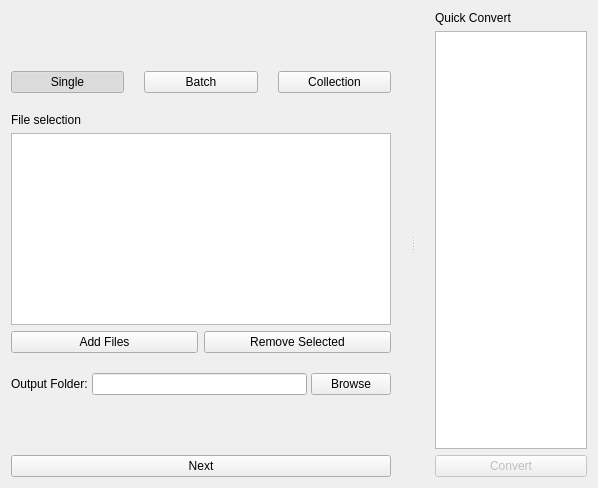
      <widget class="QWidget" name="page_0">
       <layout class="QVBoxLayout" name="verticalLayout_2">
        <item>
         <widget class="QSplitter" name="splitter">
          <property name="orientation">
           <enum>Qt::Orientation::Horizontal</enum>
          </property>
          <widget class="QWidget" name="mainLeftPanel" native="true">
           <property name="minimumSize">
            <size>
             <width>400</width>
             <height>0</height>
            </size>
           </property>
           <layout class="QVBoxLayout" name="verticalLayout_3">
            <property name="spacing">
             <number>20</number>
            </property>
            <property name="leftMargin">
             <number>0</number>
            </property>
            <property name="topMargin">
             <number>0</number>
            </property>
            <property name="rightMargin">
             <number>20</number>
            </property>
            <property name="bottomMargin">
             <number>0</number>
            </property>
            <item>
             <layout class="QHBoxLayout" name="settingsRow">
              <item>
               <widget class="QPushButton" name="buttonSettings">
                <property name="minimumSize">
                 <size>
                  <width>24</width>
                  <height>24</height>
                 </size>
                </property>
                <property name="maximumSize">
                 <size>
                  <width>36</width>
                  <height>36</height>
                 </size>
                </property>
                <property name="toolTip">
                 <string>Settings</string>
                </property>
                <property name="text">
                 <string notr="true"/>
                </property>
                <property name="icon">
                 <iconset resource="../resources.qrc">
                  <normaloff>:/res/icons/settings_dark.svg</normaloff>:/res/icons/settings_dark.svg</iconset>
                </property>
                <property name="iconSize">
                 <size>
                  <width>36</width>
                  <height>36</height>
                 </size>
                </property>
                <property name="flat">
                 <bool>true</bool>
                </property>
                <property name="iconButton" stdset="0">
                 <bool>true</bool>
                </property>
               </widget>
              </item>
              <item>
               <spacer name="horizontalSpacer">
                <property name="orientation">
                 <enum>Qt::Orientation::Horizontal</enum>
                </property>
                <property name="sizeHint" stdset="0">
                 <size>
                  <width>40</width>
                  <height>20</height>
                 </size>
                </property>
               </spacer>
              </item>
             </layout>
            </item>
            <item>
             <spacer name="verticalSpacer_2">
              <property name="orientation">
               <enum>Qt::Orientation::Vertical</enum>
              </property>
              <property name="sizeType">
               <enum>QSizePolicy::Policy::Fixed</enum>
              </property>
              <property name="sizeHint" stdset="0">
               <size>
                <width>20</width>
                <height>16</height>
               </size>
              </property>
             </spacer>
            </item>
            <item>
             <layout class="QHBoxLayout" name="modalButtonRow">
              <property name="topMargin">
               <number>0</number>
              </property>
              <item>
               <widget class="QPushButton" name="modeSingleButton">
                <property name="text">
                 <string>Single</string>
                </property>
                <property name="checkable">
                 <bool>true</bool>
                </property>
                <property name="checked">
                 <bool>true</bool>
                </property>
               </widget>
              </item>
              <item>
               <widget class="QPushButton" name="modeBatchButton">
                <property name="text">
                 <string>Batch</string>
                </property>
                <property name="checkable">
                 <bool>true</bool>
                </property>
               </widget>
              </item>
              <item>
               <widget class="QPushButton" name="modeCollectionButton">
                <property name="text">
                 <string>Collection</string>
                </property>
                <property name="checkable">
                 <bool>true</bool>
                </property>
               </widget>
              </item>
             </layout>
            </item>
            <item>
             <layout class="QVBoxLayout" name="fileSelection">
              <property name="spacing">
               <number>6</number>
              </property>
              <item>
               <widget class="QLabel" name="labelFileSelection">
                <property name="text">
                 <string>File selection</string>
                </property>
               </widget>
              </item>
              <item>
               <widget class="QListWidget" name="listWidgetFileInput"/>
              </item>
              <item>
               <layout class="QHBoxLayout" name="fileAddRemove">
                <item>
                 <widget class="QPushButton" name="buttonAdd">
                  <property name="text">
                   <string>Add Files</string>
                  </property>
                 </widget>
                </item>
                <item>
                 <widget class="QPushButton" name="buttonRemove">
                  <property name="text">
                   <string>Remove Selected</string>
                  </property>
                 </widget>
                </item>
               </layout>
              </item>
             </layout>
            </item>
            <item>
             <layout class="QHBoxLayout" name="outputFolderSelect">
              <property name="spacing">
               <number>4</number>
              </property>
              <property name="bottomMargin">
               <number>0</number>
              </property>
              <item>
               <widget class="QLabel" name="labelOutputFolder">
                <property name="text">
                 <string>Output Folder:</string>
                </property>
               </widget>
              </item>
              <item>
               <widget class="QLineEdit" name="lineEditOutputFolder">
                <property name="enabled">
                 <bool>true</bool>
                </property>
               </widget>
              </item>
              <item>
               <widget class="QPushButton" name="buttonBrowse">
                <property name="text">
                 <string>Browse</string>
                </property>
               </widget>
              </item>
             </layout>
            </item>
            <item>
             <spacer name="verticalSpacer">
              <property name="orientation">
               <enum>Qt::Orientation::Vertical</enum>
              </property>
              <property name="sizeType">
               <enum>QSizePolicy::Policy::Minimum</enum>
              </property>
              <property name="sizeHint" stdset="0">
               <size>
                <width>30</width>
                <height>40</height>
               </size>
              </property>
             </spacer>
            </item>
            <item>
             <widget class="QPushButton" name="buttonNext">
              <property name="text">
               <string>Next</string>
              </property>
             </widget>
            </item>
           </layout>
          </widget>
          <widget class="QWidget" name="mainRightPanel" native="true">
           <property name="minimumSize">
            <size>
             <width>150</width>
             <height>0</height>
            </size>
           </property>
           <layout class="QVBoxLayout" name="rightLayout">
            <property name="leftMargin">
             <number>20</number>
            </property>
            <property name="topMargin">
             <number>0</number>
            </property>
            <property name="rightMargin">
             <number>0</number>
            </property>
            <property name="bottomMargin">
             <number>0</number>
            </property>
            <item>
             <widget class="QLabel" name="quickConvertLabel">
              <property name="text">
               <string>Quick Convert</string>
              </property>
              <property name="textRole" stdset="0">
               <string>title</string>
              </property>
             </widget>
            </item>
            <item>
             <widget class="QListWidget" name="presetList">
              <property name="flatList" stdset="0">
               <bool>true</bool>
              </property>
             </widget>
            </item>
            <item>
             <widget class="QPushButton" name="buttonConvert">
              <property name="enabled">
               <bool>false</bool>
              </property>
              <property name="text">
               <string>Convert</string>
              </property>
             </widget>
            </item>
           </layout>
          </widget>
         </widget>
        </item>
       </layout>
      </widget>
